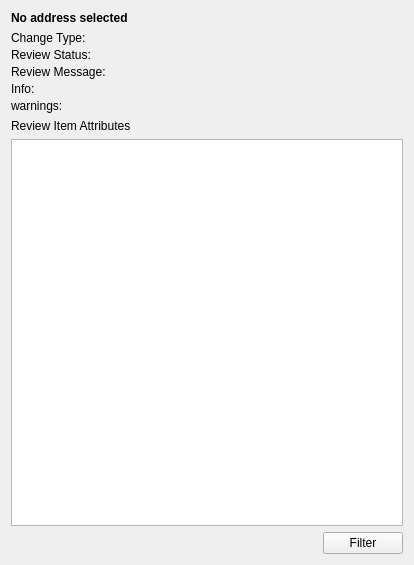
<?xml version="1.0" encoding="UTF-8"?>
<ui version="4.0">
 <class>ReviewEditorWidget</class>
 <widget class="QWidget" name="ReviewEditorWidget">
  <property name="geometry">
   <rect>
    <x>0</x>
    <y>0</y>
    <width>414</width>
    <height>565</height>
   </rect>
  </property>
  <property name="windowTitle">
   <string>Form</string>
  </property>
  <layout class="QGridLayout" name="gridLayout_2">
   <item row="3" column="0">
    <layout class="QHBoxLayout" name="horizontalLayout_2">
     <item>
      <widget class="QTableView" name="uReviewAttributes"/>
     </item>
    </layout>
   </item>
   <item row="4" column="0">
    <layout class="QHBoxLayout" name="horizontalLayout_7">
     <item>
      <spacer name="horizontalSpacer">
       <property name="orientation">
        <enum>Qt::Horizontal</enum>
       </property>
       <property name="sizeHint" stdset="0">
        <size>
         <width>40</width>
         <height>20</height>
        </size>
       </property>
      </spacer>
     </item>
     <item>
      <widget class="QPushButton" name="rFilterButton">
       <property name="text">
        <string>Filter</string>
       </property>
      </widget>
     </item>
    </layout>
   </item>
   <item row="1" column="0">
    <layout class="QGridLayout" name="gridLayout" rowstretch="0,0,0,0,0,0">
     <property name="verticalSpacing">
      <number>3</number>
     </property>
     <property name="leftMargin">
      <number>0</number>
     </property>
     <property name="topMargin">
      <number>0</number>
     </property>
     <item row="5" column="0">
      <widget class="QLabel" name="label_12">
       <property name="text">
        <string>warnings:</string>
       </property>
      </widget>
     </item>
     <item row="1" column="1">
      <layout class="QHBoxLayout" name="horizontalLayout_6">
       <item>
        <widget class="QLabel" name="rChangeType">
         <property name="text">
          <string/>
         </property>
        </widget>
       </item>
      </layout>
     </item>
     <item row="2" column="1">
      <layout class="QHBoxLayout" name="horizontalLayout_3">
       <property name="spacing">
        <number>0</number>
       </property>
       <property name="rightMargin">
        <number>0</number>
       </property>
       <item>
        <widget class="QLabel" name="rStatus">
         <property name="text">
          <string/>
         </property>
        </widget>
       </item>
      </layout>
     </item>
     <item row="2" column="0">
      <widget class="QLabel" name="label_2">
       <property name="text">
        <string>Review Status:</string>
       </property>
      </widget>
     </item>
     <item row="3" column="1">
      <widget class="QLabel" name="rMessage">
       <property name="text">
        <string/>
       </property>
      </widget>
     </item>
     <item row="4" column="0">
      <widget class="QLabel" name="label_14">
       <property name="text">
        <string>Info:</string>
       </property>
       <property name="alignment">
        <set>Qt::AlignLeading|Qt::AlignLeft|Qt::AlignTop</set>
       </property>
      </widget>
     </item>
     <item row="1" column="0">
      <widget class="QLabel" name="label_3">
       <property name="text">
        <string>Change Type:</string>
       </property>
       <property name="alignment">
        <set>Qt::AlignLeading|Qt::AlignLeft|Qt::AlignTop</set>
       </property>
      </widget>
     </item>
     <item row="3" column="0">
      <widget class="QLabel" name="label_4">
       <property name="text">
        <string>Review Message:</string>
       </property>
       <property name="alignment">
        <set>Qt::AlignLeading|Qt::AlignLeft|Qt::AlignTop</set>
       </property>
      </widget>
     </item>
     <item row="5" column="1">
      <layout class="QHBoxLayout" name="horizontalLayout_5" stretch="1,0">
       <item>
        <widget class="QLabel" name="rWarnings">
         <property name="font">
          <font>
           <weight>50</weight>
           <bold>false</bold>
          </font>
         </property>
         <property name="text">
          <string/>
         </property>
         <property name="alignment">
          <set>Qt::AlignLeading|Qt::AlignLeft|Qt::AlignTop</set>
         </property>
         <property name="wordWrap">
          <bool>true</bool>
         </property>
        </widget>
       </item>
       <item>
        <widget class="QLabel" name="uSourceNumber">
         <property name="text">
          <string/>
         </property>
        </widget>
       </item>
      </layout>
     </item>
     <item row="4" column="1">
      <layout class="QHBoxLayout" name="horizontalLayout_4" stretch="0">
       <item>
        <widget class="QLabel" name="rInfo">
         <property name="sizePolicy">
          <sizepolicy hsizetype="Preferred" vsizetype="Preferred">
           <horstretch>0</horstretch>
           <verstretch>0</verstretch>
          </sizepolicy>
         </property>
         <property name="font">
          <font>
           <weight>50</weight>
           <bold>false</bold>
          </font>
         </property>
         <property name="text">
          <string/>
         </property>
         <property name="alignment">
          <set>Qt::AlignLeading|Qt::AlignLeft|Qt::AlignTop</set>
         </property>
         <property name="wordWrap">
          <bool>true</bool>
         </property>
        </widget>
       </item>
      </layout>
     </item>
    </layout>
   </item>
   <item row="2" column="0">
    <widget class="QLabel" name="rAttributeLabel">
     <property name="text">
      <string>Review Item Attributes</string>
     </property>
    </widget>
   </item>
   <item row="0" column="0">
    <widget class="QLabel" name="uAddressBeingEdited">
     <property name="font">
      <font>
       <weight>75</weight>
       <bold>true</bold>
      </font>
     </property>
     <property name="text">
      <string>No address selected</string>
     </property>
    </widget>
   </item>
  </layout>
 </widget>
 <resources/>
 <connections/>
</ui>
